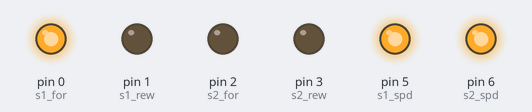
Simulated run of this sketch. Board: Arduino Uno, built with avr-gcc and run on an emulated ATmega328P. Shown: output pins drawn as LEDs (lit = HIGH).

Above: at 0.1 s.
At 6.3 s:
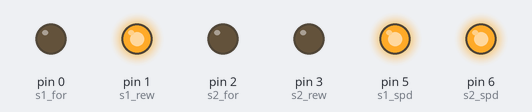
At 12.5 s:
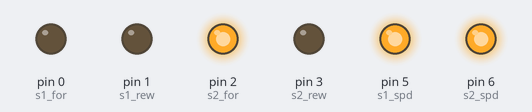
At 18.7 s:
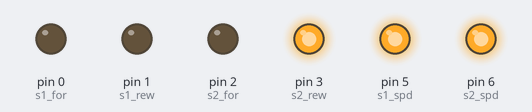
At 24.9 s:
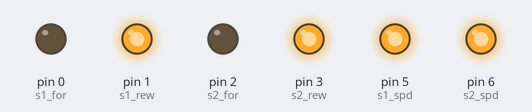
At 31.1 s:
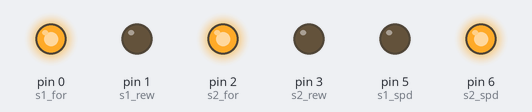
Timing chart, 0 to 40.0 s (numbered marks = the images above):
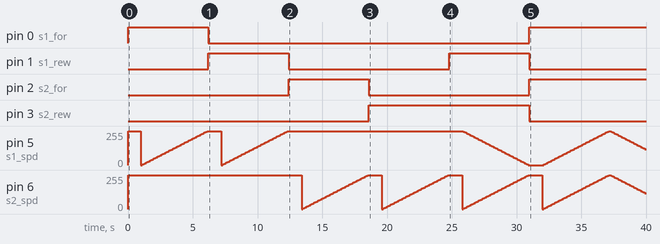

The sketch:

samochod.ino
```cpp
byte s1_for =0;
byte s1_rew =1;
byte s2_for =2;
byte s2_rew =3;

byte s1_spd =5;
byte s2_spd =6;
int spd = 255;


// the setup routine runs once when you press reset:
void setup()  {
  pinMode(s1_for, OUTPUT);
  pinMode(s1_rew, OUTPUT);
  pinMode(s2_for, OUTPUT);
  pinMode(s2_rew, OUTPUT);

  digitalWrite(s1_for, LOW);
  digitalWrite(s1_rew, LOW);
  digitalWrite(s2_for, LOW);
  digitalWrite(s2_rew, LOW);

  analogWrite(s1_spd, spd);
  analogWrite(s2_spd, spd);
}

// the loop routine runs over and over again forever:
void loop()  {
  // reverse the direction of the fading at the ends of the fade:
  digitalWrite(s1_for, HIGH);
  delay(1000);
  for (int licz = 0 ;licz < 260;licz = licz + 5)
   {analogWrite(s1_spd, licz);
   delay(100);
   }
  digitalWrite(s1_for, LOW);

  digitalWrite(s1_rew, HIGH);
  delay(1000);
  for (int licz = 0 ;licz < 260;licz = licz + 5)
   {analogWrite(s1_spd, licz);
   delay(100);
   }
  digitalWrite(s1_rew, LOW);

  digitalWrite(s2_for, HIGH);
  delay(1000);
  for (int licz = 0 ;licz < 260;licz = licz + 5)
   {analogWrite(s2_spd, licz);
   delay(100);
   }
  digitalWrite(s2_for, LOW);

  digitalWrite(s2_rew, HIGH);
  delay(1000);
  for (int licz = 0 ;licz < 260;licz = licz + 5)
   {analogWrite(s2_spd, licz);
   delay(100);
   }
  digitalWrite(s2_rew, LOW);


  digitalWrite(s2_rew, HIGH);
  digitalWrite(s1_rew, HIGH);
  delay(1000);
  for (int licz = 0 ;licz < 260;licz = licz + 5)
   {analogWrite(s2_spd, licz);
    analogWrite(s1_spd, 255-licz);
   delay(100);
   }
  digitalWrite(s2_rew, LOW);
  digitalWrite(s1_rew, LOW);

  digitalWrite(s2_for, HIGH);
  digitalWrite(s1_for, HIGH);
  delay(1000);
  for (int licz = 0 ;licz < 260;licz = licz + 5)
   {analogWrite(s2_spd, licz);
    analogWrite(s1_spd, licz);
   delay(100);
   }
  for (int licz = 0 ;licz < 260;licz = licz + 5)
   {analogWrite(s2_spd, 255-licz);
    analogWrite(s1_spd, 255-licz);
   delay(100);
   }

  digitalWrite(s2_for, LOW);
  digitalWrite(s1_for, LOW);


}
```

Measured:
- by itself, pin 0 (s1_for): LOW → HIGH at 0.00 s, → LOW 6.2 s later, → HIGH 24.8 s later
- by itself, pin 1 (s1_rew): alternates HIGH for 6.2 s and LOW for 12.4 s
- by itself, pin 2 (s2_for): LOW → HIGH at 12.4 s, → LOW 6.2 s later, → HIGH 12.4 s later
- by itself, pin 3 (s2_rew): LOW → HIGH at 18.6 s, → LOW 12.4 s later
- by itself, pin 5 (s1_spd): 255/255 → 0/255 at 1.0 s, → 5/255 0.10 s later, → 10/255 0.10 s later, → 15/255 0.10 s later, … (233 changes in this stretch)
- by itself, pin 6 (s2_spd): 255/255 → 0/255 at 13.4 s, → 5/255 0.10 s later, → 10/255 0.10 s later, → 15/255 0.10 s later, … (235 changes in this stretch)
